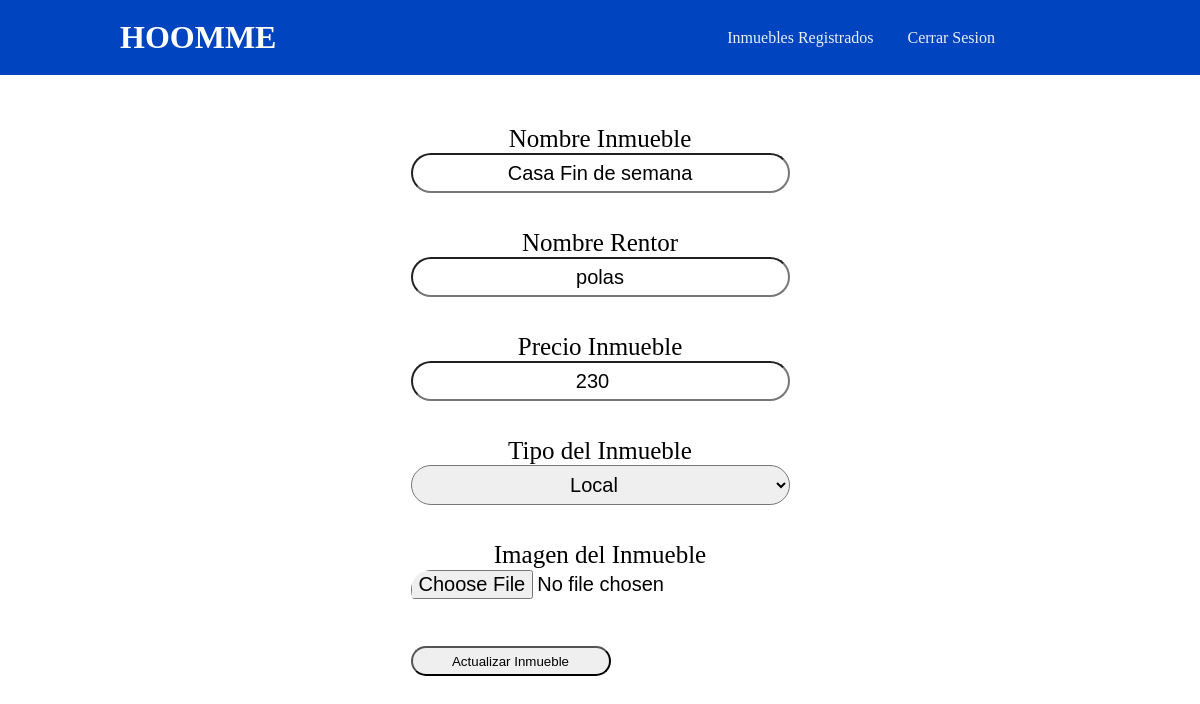
Screenshot of /src/vistas/servicios/productoActualizar.php?id=4 with the database file from the repository.
### tables this page shows
CREATE TABLE `table_servicios` (
  `id_servicios` int(11) NOT NULL,
  `tipo_servicios` varchar(30) NOT NULL,
  `nombre_servicio` varchar(30) NOT NULL,
  `fecha_ingreso` date NOT NULL,
  `nombre_rentor` varchar(30) NOT NULL,
  `precio_servicio` int(10) NOT NULL,
  `img_servicio` varchar(30) NOT NULL
);

### src/vistas/servicios/productoActualizar.php (the view, shortened to what this page needs)
<?php
    $id = $_GET['id'];
    include("../../modelo/conexion.php");
    $sql = "SELECT * FROM table_servicios WHERE id_servicios = '$id'";
    $stmt= $conn->query($sql);
    $registros = $stmt->fetch(PDO::FETCH_OBJ);
?>
<!DOCTYPE html>
<html lang="es">
<head>
    <link rel="stylesheet" href="../../controlador/css/style.css">
    <link rel="stylesheet" href="../../controlador/css/styleservicios.css">
    <link rel="stylesheet" href="../../controlador/css/font.css">
</head>
<body>
    <header class="header">
        <div class="logo">
            <h1>HOOMME</h1>
        </div>
        <nav>
            <ul class="nav-links">
                <li><a href="index_proveedor.php?usuario=<?php echo $usuario;?>">Inmuebles Registrados</a></li>
                <li><a class="cerrar_sesion" href="../../controlador/cerrarsesion.php">Cerrar Sesion</a></li>
            </ul>
        </nav>
    </header>
    <div class="cuerpo">
        <form action="../../controlador/actualizar_inmueble.php?id=<?php echo $registros->id_servicios; ?>" method="post" class="inicio_sesion" enctype="multipart/form-data">
            <div class="info">
                <label for="">Nombre Inmueble</label><br>
                <input type="text" name="nombre_inmueble" value="<?php echo $registros->nombre_servicio; ?>">
            </div><br><br>
            <div class="info">
                <label for="">Nombre Rentor</label><br>
                <input type="text" value="<?php echo $registros->nombre_rentor; ?>" name="nombre">
            </div><br><br>
            <div class="info">
                <label for="">Precio Inmueble</label><br>
                <input type="number" name="precio" value="<?php echo $registros->precio_servicio; ?>">
            </div><br><br>
            <div class="info">
                <label for="">Tipo del Inmueble</label><br>
                <select name="tipo">
                    <option value="Local">Local</option>
                </select>
            </div><br><br>
            <div class="info">
                <label for="">Imagen del Inmueble</label><br>
                <input type="file" name="foto" accept="image/*">
            </div><br><br>
            <input type="submit" value="Actualizar Inmueble" class="registrarbtn">
        </form>
    </div>
</body>
</html>

### src/controlador/css/style.css (style rules this page uses)
* { box-sizing: border-box; margin: 0; padding: 0; }
.header { background-color: rgb(0, 68, 191); display: flex; justify-content: flex-end; align-items: center; height: 75px; padding: 5px 10%; }
.header .logo { cursor: pointer; margin-right: auto; color: white; }
.header nav { margin-right: 70px; }
.header .nav-links { list-style: none; }
.header .nav-links li { display: inline-block; padding: 0px 5px; margin-top: 0px; }
.header .nav-links a { font-size: 700; color: #eceff1; text-decoration: none; padding: 25px 10px; }

### src/controlador/css/styleservicios.css (style rules this page uses)
.cuerpo { width: 100%; height: auto; margin: 50px 0px 50px 0px; display: flex; justify-content: center; align-items: center; flex-wrap: wrap; }
.info { font-size: 25px; text-align: center; }
.info input { width: 100%; height: 40px; text-align: center; font-size: 20px; border-radius: 20px; }

### src/vistas/servicios/productoActualizar.php (style rules this page uses)
.registrarbtn { width: 200px; height: 30px; border-radius: 20px; }
select { width: 100%; height: 40px; text-align: center; font-size: 20px; border-radius: 20px; }

### rows the page displays
table_servicios: nombre_inmueble "Casa Fin de semana", nombre "polas", precio "230"
